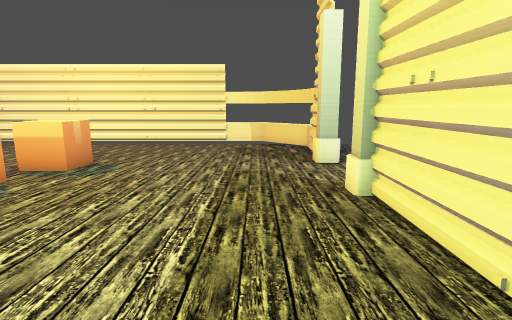
view 1 (above)

21 first-person views from a walk through a 3-D level made in the Godot game engine. The camera is 1.5 m above the floor, tilts 10° down and sees 80° across. Doors that lead somewhere are drawn open, without their leaves. The floor is counted in squares, 0.9 m on a side. Each view is taken from the middle of a square. On the plan, view 1 faces up. The plan holds only what a view shows up to about 16 squares ahead; the rest is blank.

view 2
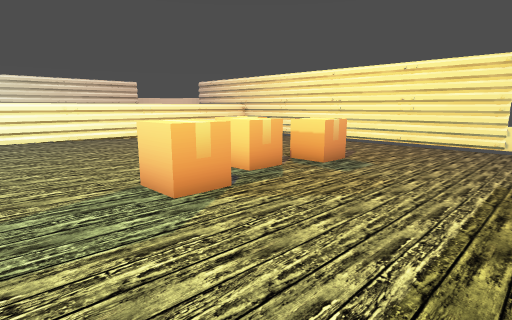

view 3
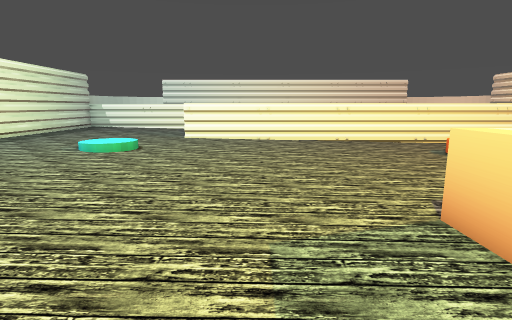

view 4
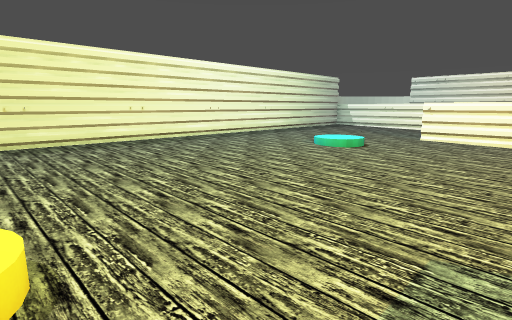

view 5
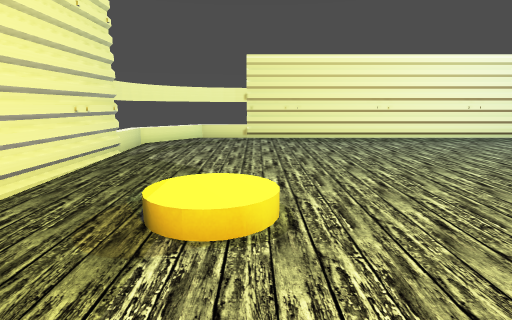

view 6
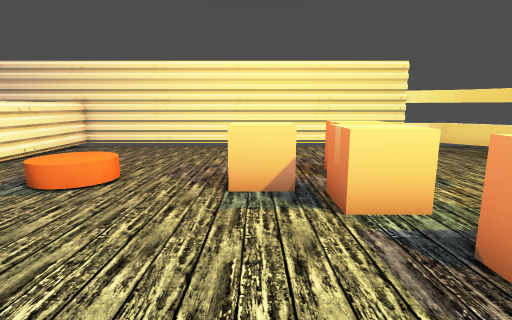

view 7
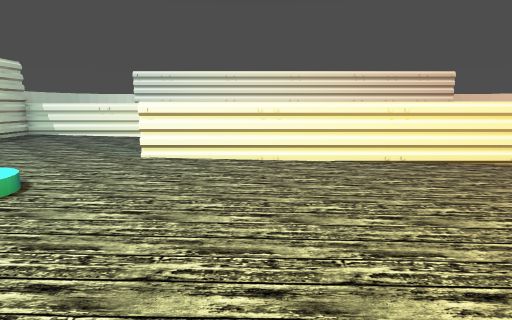

view 8
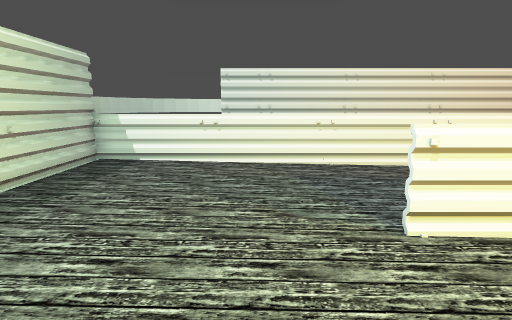

view 9
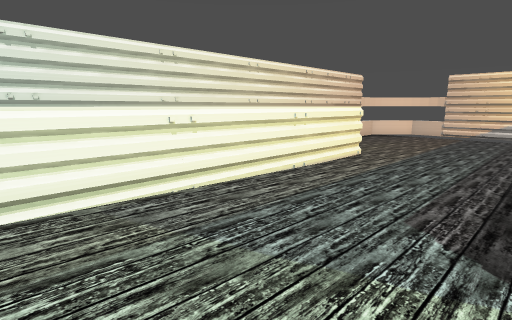

view 10
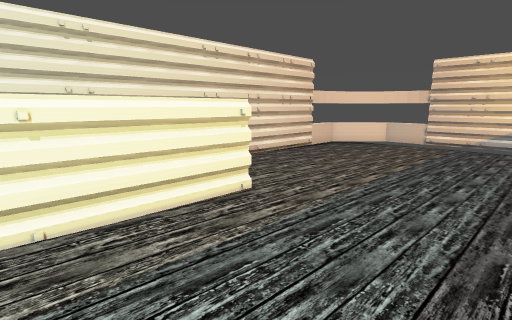

view 11
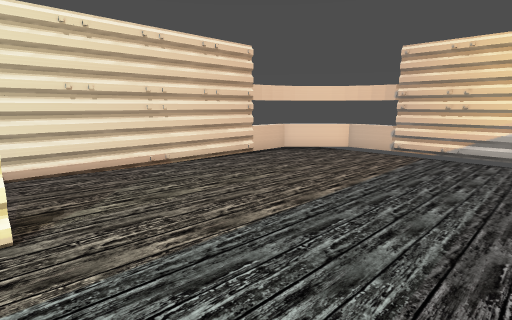

view 12
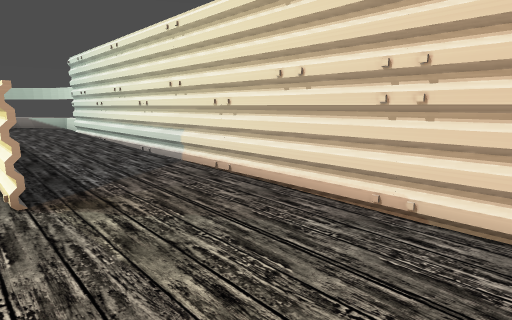

view 13
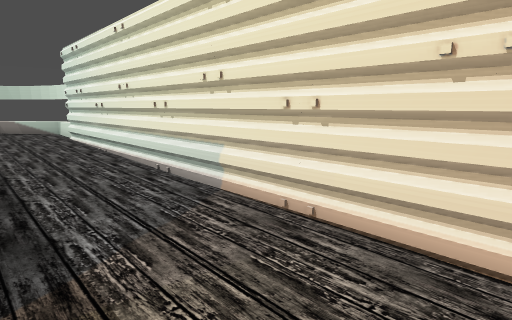

view 14
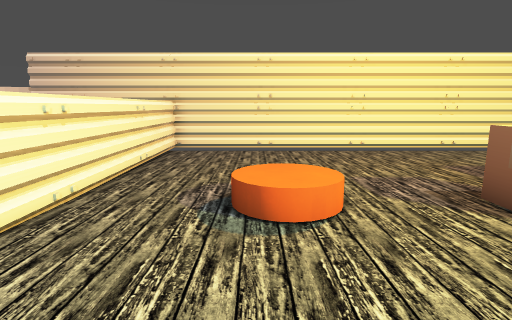

view 15
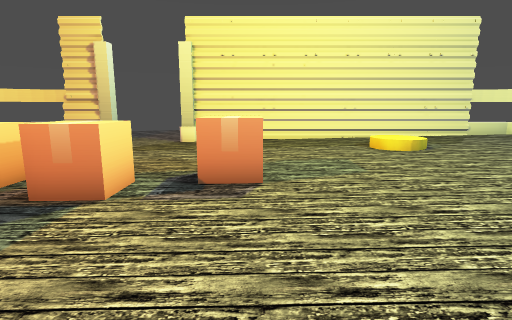

view 16
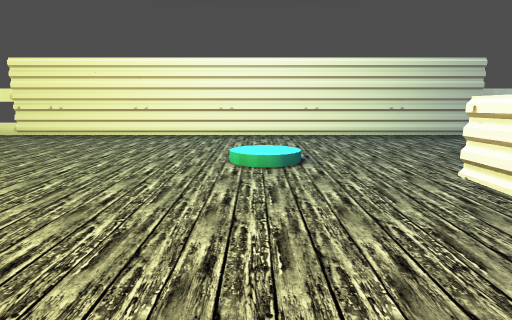

view 17
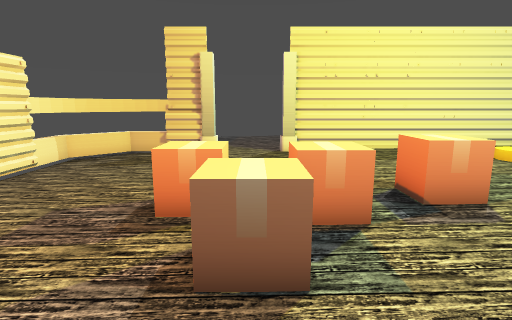

view 18
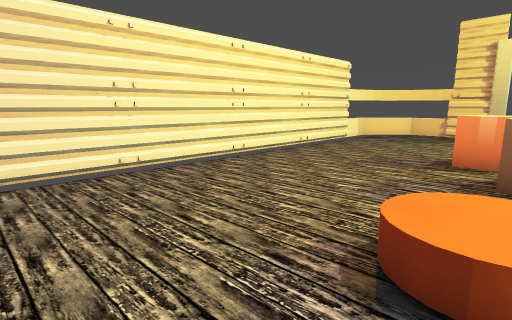

view 19
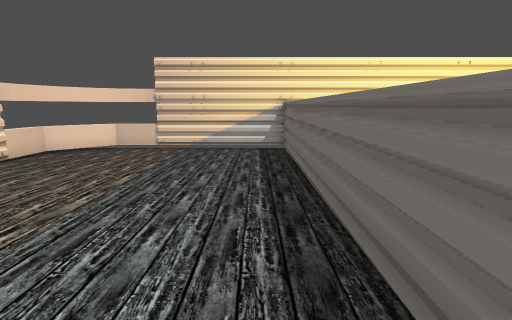

view 20
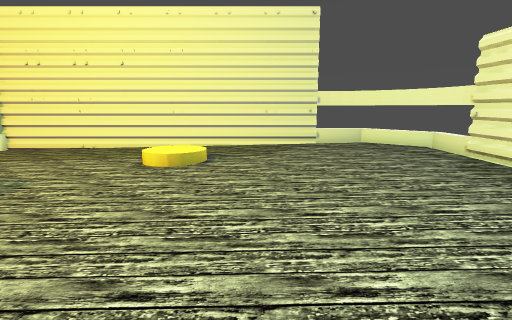

view 21
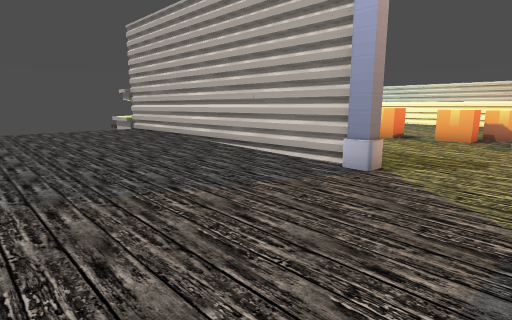

### Floor plan
Key: @ floor where view 1 was taken; # wall or solid block; x gap in a wall; . main floor; : floor 0.25 m higher than the main floor; - floor 0.25 m lower than the main floor; + floor 0.5 m higher than the main floor; / step, stairs or slope; D open door; = window, fence, low wall or low ledge; ^ raised ledge; C column; O other object.
Columns run from 28 left of view 1 to 10 right of it. Each row starts with its distance up from view 1.
 17    ^#######################=^
 16 --^-=-----#------------------^x
 15 -=--------#-------------------^
 14 ^---------#--------------------^-
 13 =---------#-------------------==-
 12 #---------#-------------------#-
 11 #---------#-------------------#-
 10 #---------#----------OO-------CC----  -
  9 #---------#---//---O-OO-------D------
  8 #---------#---/:---OO---------D--------
  7 #---------#----------OO-------C--------
  6 #.........#..........OO.......CC.......
  5 #.........#...................#........
  4 #...#.....#...........OO......#........
  3 #...#.....#...........OO......#........
  2 #...#.....#...................#.......
  1 #...#.....#...................#.......
  0 #...#.....#.................@.#.......
 -1 #...#.....#...................#.......
 -2 #...^.....^.............../+..#.......
 -3 #...^.....^...............//..#.......
 -4 #...^.........................#.......
 -5 #...^........./:..............#.......
 -6 #...^........./:..............# ......
 -7 #:::^:::::::::::::::::::::::::#  ::::
 -8 #:::^:::::::::::::::::::::::::##
 -9 #:::^:::::::::::::::::::::::::#
-10 :#::^:::::::::::::::::::::::::#
-11  ##:^::::::::::::::::::::::::##
-12   ############################

Positions as (right, up) in squares from view 1, and headings:
1: (0, 0), facing up
2: (0, 0), facing up-left
3: (-2, 0), facing left
4: (-2, 1), facing down-left
5: (-2, 2), facing down
6: (-9, 1), facing up
7: (-8, 0), facing left
8: (-13, -6), facing left
9: (-18, -7), facing up-left
10: (-19, 0), facing up-left
11: (-19, 4), facing up-left
12: (-23, 10), facing down-left
13: (-24, 7), facing down-left
14: (-14, 3), facing up
15: (-13, 3), facing right
16: (-13, 3), facing down
17: (-13, 8), facing right
18: (-17, 8), facing up-right
19: (-19, 2), facing up
20: (-11, -5), facing right
21: (10, 10), facing down-left
